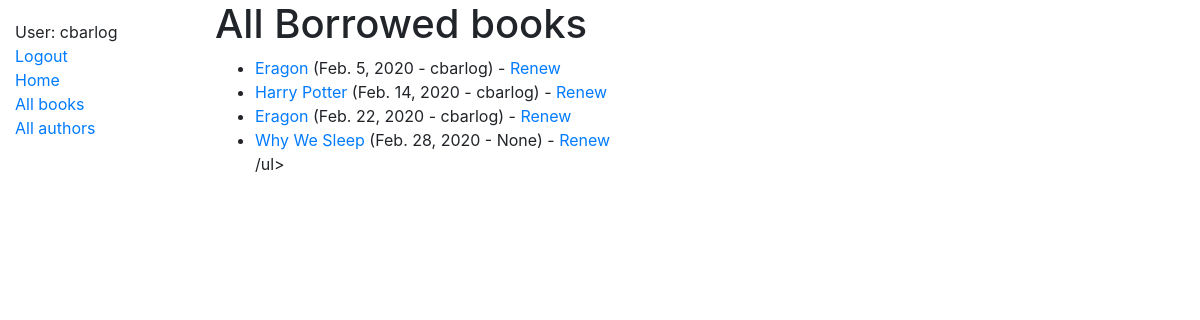
/catalog/borrowedbooks/ (signed in), run on the app's committed database.
### catalog/models.py (models this page shows, shortened)
class BookInstance(models.Model):
    id = models.UUIDField(primary_key=True, default=uuid.uuid4, help_text='Unique ID for this particular book across whole library')
    book = models.ForeignKey('Book', on_delete=models.SET_NULL, null=True)
    imprint = models.CharField(max_length=200)
    due_back = models.DateField(null=True, blank=True)
    LOAN_STATUS = (
        ('m', 'Maintenance'),
        ('o', 'On loan'),
        ('a', 'Available'),
        ('r', 'Reserved'),
    )
    status = models.CharField(
        max_length=1,
        choices=LOAN_STATUS,
        blank=True,
        default='m',
        help_text='Book availability',
    )
    class Meta:
        ordering = ['due_back']
        permissions = (("can_mark_returned", "Set book as returned"),)
    borrower = models.ForeignKey(User, on_delete=models.SET_NULL, null=True, blank=True)
    @property
    def is_overdue(self):
        if self.due_back and date.today() > self.due_back:
            return True
        return False

class Book(models.Model):
	title = models.CharField(max_length=200)
	author = models.ForeignKey('Author', on_delete=models.SET_NULL, null=True)
	summary = models.TextField(max_length=1000, help_text='Enter a brief description of the book')
	isbn = models.CharField('ISBN', max_length=13, help_text='13 Character <a href="https://www.isbn-international.org/content/what-isbn">ISBN number</a>')
	genre = models.ManyToManyField(Genre, help_text='Select a genre for this book')
	language = models.ForeignKey('Language', on_delete=models.SET_NULL, null=True)
	def display_genre(self):
		"""Create a string for the Genre. This is required to display genre in Admin."""
		return ', '.join(genre.name for genre in self.genre.all()[:3])
	display_genre.short_description = 'Genre'

### catalog/views.py (the view)
# urls.py: path('borrowedbooks/', views.LoanedBooksLibrarianListView.as_view(), name='all-borrowed'),
class LoanedBooksLibrarianListView(LoginRequiredMixin,PermissionRequiredMixin,generic.ListView):
    model = BookInstance
    template_name = 'catalog/bookinstance_list_borrowed_librarian.html'
    permission_required = 'catalog.can_mark_returned'
    def get_queryset(self):
    	return BookInstance.objects.all().filter(status__exact='o').order_by('due_back')

### catalog/templates/catalog/bookinstance_list_borrowed_librarian.html
{% extends "base_generic.html" %}
{% block content %}
    <h1>All Borrowed books</h1>
    {% if perms.catalog.can_mark_returned %}
      {% if bookinstance_list %}
      <ul>
        {% for bookinst in bookinstance_list %}
        <li class="{% if bookinst.is_overdue %}text-danger{% endif %}">
          <a href="{% url 'book-detail' bookinst.book.pk %}">{{bookinst.book.title}}</a> ({{ bookinst.due_back }} - {{ bookinst.borrower }}) - <a href="{% url 'renew-book-librarian' bookinst.id %}">Renew</a>
        </li>
        {% endfor %}
      /ul>
      {% else %}
        <p>There are no books borrowed.</p>
      {% endif %}
    {% endif %}
{% endblock %}

### catalog/templates/base_generic.html (shortened to what this page needs)
<!DOCTYPE html>
<html lang="en">
<head>
  <link rel="stylesheet" href="https://stackpath.bootstrapcdn.com/bootstrap/4.1.3/css/bootstrap.min.css">
  {% load static %}
  <link rel="stylesheet" href="{% static 'css/styles.css' %}">
</head>
<body>
  <div class="container-fluid">
    <div class="row">
      <div class="col-sm-2">
      {% block sidebar %}
        <ul class="sidebar-nav">
          {% if user.is_authenticated %}
            <li>User: {{ user.get_username }}</li>
            <li><a href="{% url 'logout'%}?next={{request.path}}">Logout</a></li>
          {% else %}
            <li><a href="{% url 'login'%}?next={{request.path}}">Login</a></li>
          {% endif %}
          <li><a href="{% url 'index' %}">Home</a></li>
          <li><a href="{% url 'books' %}">All books</a></li>
          <li><a href="{% url 'authors' %}">All authors</a></li>
        </ul>
     {% endblock %}
      </div>
      <div class="col-sm-10 ">{% block content %}{% endblock %}
      </div>
    </div>
  </div>
</body>
</html>

### catalog/static/css/styles.css (style rules this page uses)
.sidebar-nav { margin-top: 20px; padding: 0; list-style: none; }

### data on the page
BookInstance: book "Eragon", due_back "Feb. 5, 2020", borrower "cbarlog"
BookInstance: book "Harry Potter", due_back "Feb. 14, 2020", borrower "cbarlog"
BookInstance: book "Eragon", due_back "Feb. 22, 2020", borrower "cbarlog"
BookInstance: book "Why We Sleep", due_back "Feb. 28, 2020", borrower "None"

### other printed values
{{ user.get_username }} "cbarlog"
